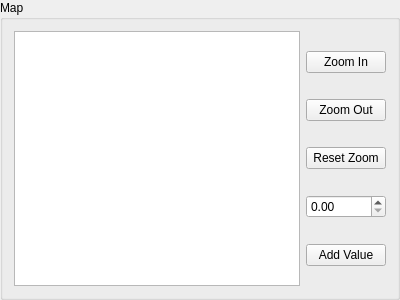
<?xml version="1.0" encoding="UTF-8"?>
<ui version="4.0">
 <class>GroupBox</class>
 <widget class="QGroupBox" name="GroupBox">
  <property name="geometry">
   <rect>
    <x>0</x>
    <y>0</y>
    <width>400</width>
    <height>300</height>
   </rect>
  </property>
  <property name="windowTitle">
   <string>GroupBox</string>
  </property>
  <property name="title">
   <string>Map</string>
  </property>
  <layout class="QGridLayout" name="gridLayout">
   <item row="0" column="0">
    <widget class="QGraphicsView" name="map_view"/>
   </item>
   <item row="0" column="1">
    <layout class="QVBoxLayout" name="button_layout">
     <item>
      <widget class="QPushButton" name="zoom_in_button">
       <property name="text">
        <string>Zoom In</string>
       </property>
      </widget>
     </item>
     <item>
      <widget class="QPushButton" name="zoom_out_button">
       <property name="text">
        <string>Zoom Out</string>
       </property>
      </widget>
     </item>
     <item>
      <widget class="QPushButton" name="zoom_reset_button">
       <property name="text">
        <string>Reset Zoom</string>
       </property>
      </widget>
     </item>
     <item>
      <widget class="QDoubleSpinBox" name="value_spin_box"/>
     </item>
     <item>
      <widget class="QPushButton" name="add_value_button">
       <property name="text">
        <string>Add Value</string>
       </property>
      </widget>
     </item>
    </layout>
   </item>
  </layout>
 </widget>
 <resources/>
 <connections/>
</ui>
